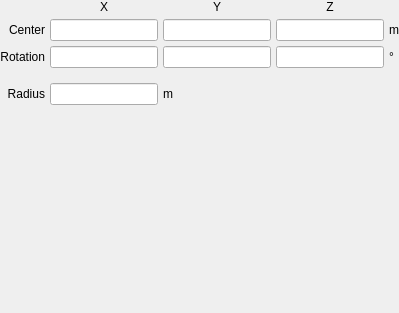
         <widget class="QWidget" name="mobius">
          <layout class="QGridLayout" name="gridLayout_42">
           <property name="leftMargin">
            <number>0</number>
           </property>
           <property name="topMargin">
            <number>0</number>
           </property>
           <property name="rightMargin">
            <number>0</number>
           </property>
           <property name="bottomMargin">
            <number>0</number>
           </property>
           <property name="spacing">
            <number>5</number>
           </property>
           <item row="4" column="0">
            <widget class="QLabel" name="label_96">
             <property name="text">
              <string>Radius</string>
             </property>
             <property name="alignment">
              <set>Qt::AlignRight|Qt::AlignTrailing|Qt::AlignVCenter</set>
             </property>
            </widget>
           </item>
           <item row="2" column="2">
            <widget class="LineEdit" name="lineedit_mobius_rotationx"/>
           </item>
           <item row="5" column="2">
            <spacer name="verticalSpacer_35">
             <property name="orientation">
              <enum>Qt::Vertical</enum>
             </property>
             <property name="sizeHint" stdset="0">
              <size>
               <width>20</width>
               <height>208</height>
              </size>
             </property>
            </spacer>
           </item>
           <item row="2" column="4">
            <widget class="LineEdit" name="lineedit_mobius_rotationz"/>
           </item>
           <item row="2" column="0">
            <widget class="QLabel" name="label_95">
             <property name="text">
              <string>Rotation</string>
             </property>
             <property name="alignment">
              <set>Qt::AlignRight|Qt::AlignTrailing|Qt::AlignVCenter</set>
             </property>
            </widget>
           </item>
           <item row="1" column="2">
            <widget class="LineEdit" name="lineedit_mobius_translationx"/>
           </item>
           <item row="1" column="0">
            <widget class="QLabel" name="label_94">
             <property name="text">
              <string>Center</string>
             </property>
             <property name="alignment">
              <set>Qt::AlignRight|Qt::AlignTrailing|Qt::AlignVCenter</set>
             </property>
            </widget>
           </item>
           <item row="1" column="3">
            <widget class="LineEdit" name="lineedit_mobius_translationy"/>
           </item>
           <item row="1" column="4">
            <widget class="LineEdit" name="lineedit_mobius_translationz"/>
           </item>
           <item row="2" column="3">
            <widget class="LineEdit" name="lineedit_mobius_rotationy"/>
           </item>
           <item row="1" column="5">
            <widget class="QLabel" name="label_280">
             <property name="text">
              <string>m</string>
             </property>
            </widget>
           </item>
           <item row="4" column="2">
            <widget class="LineEdit" name="lineedit_mobius_radius"/>
           </item>
           <item row="0" column="2">
            <widget class="QLabel" name="label_276">
             <property name="text">
              <string>X</string>
             </property>
             <property name="alignment">
              <set>Qt::AlignCenter</set>
             </property>
            </widget>
           </item>
           <item row="0" column="3">
            <widget class="QLabel" name="label_277">
             <property name="text">
              <string>Y</string>
             </property>
             <property name="alignment">
              <set>Qt::AlignCenter</set>
             </property>
            </widget>
           </item>
           <item row="0" column="4">
            <widget class="QLabel" name="label_278">
             <property name="text">
              <string>Z</string>
             </property>
             <property name="alignment">
              <set>Qt::AlignCenter</set>
             </property>
            </widget>
           </item>
           <item row="4" column="3">
            <widget class="QLabel" name="label_279">
             <property name="text">
              <string>m</string>
             </property>
            </widget>
           </item>
           <item row="2" column="5">
            <widget class="QLabel" name="label_281">
             <property name="text">
              <string>°</string>
             </property>
            </widget>
           </item>
           <item row="3" column="2">
            <spacer name="verticalSpacer_52">
             <property name="orientation">
              <enum>Qt::Vertical</enum>
             </property>
             <property name="sizeType">
              <enum>QSizePolicy::Maximum</enum>
             </property>
             <property name="sizeHint" stdset="0">
              <size>
               <width>20</width>
               <height>10</height>
              </size>
             </property>
            </spacer>
           </item>
          </layout>
         </widget>
